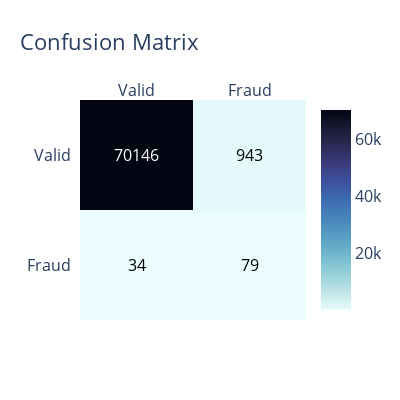

Notebook code for this chart:
### Code cell
graphs.plot_confusion_matrix(y_test, auto_test_datasets['cluster'])

### Figure 1 — Plotly figure (JSON) as saved in the notebook; plotly's stock layout.template omitted (floating-point values rounded to 4 significant figures)
{"data": [{"colorscale": [[0, "rgb(3, 5, 18)"], [0.09091, "rgb(25, 25, 51)"], [0.1818, "rgb(44, 42, 87)"], [0.2727, "rgb(58, 60, 125)"], [0.3636, "rgb(62, 83, 160)"], [0.4545, "rgb(62, 109, 178)"], [0.5455, "rgb(72, 134, 187)"], [0.6364, "rgb(89, 159, 196)"], [0.7273, "rgb(114, 184, 205)"], [0.8182, "rgb(149, 207, 216)"], [0.9091, "rgb(192, 229, 232)"], [1, "rgb(234, 252, 253)"]], "reversescale": true, "showscale": true, "type": "heatmap", "x": ["Valid", "Fraud"], "y": ["Fraud", "Valid"], "z": [[34, 79], [70146, 943]]}], "layout": {"annotations": [{"font": {"color": "#000000"}, "showarrow": false, "text": "34", "x": "Valid", "xref": "x", "y": "Fraud", "yref": "y"}, {"font": {"color": "#000000"}, "showarrow": false, "text": "79", "x": "Fraud", "xref": "x", "y": "Fraud", "yref": "y"}, {"font": {"color": "#FFFFFF"}, "showarrow": false, "text": "70146", "x": "Valid", "xref": "x", "y": "Valid", "yref": "y"}, {"font": {"color": "#000000"}, "showarrow": false, "text": "943", "x": "Fraud", "xref": "x", "y": "Valid", "yref": "y"}], "font": {"size": 16}, "height": 400, "title": {"text": "Confusion Matrix"}, "width": 400, "xaxis": {"dtick": 1, "gridcolor": "rgb(0, 0, 0)", "side": "top", "ticks": ""}, "yaxis": {"dtick": 1, "ticks": "", "ticksuffix": "  "}}}
